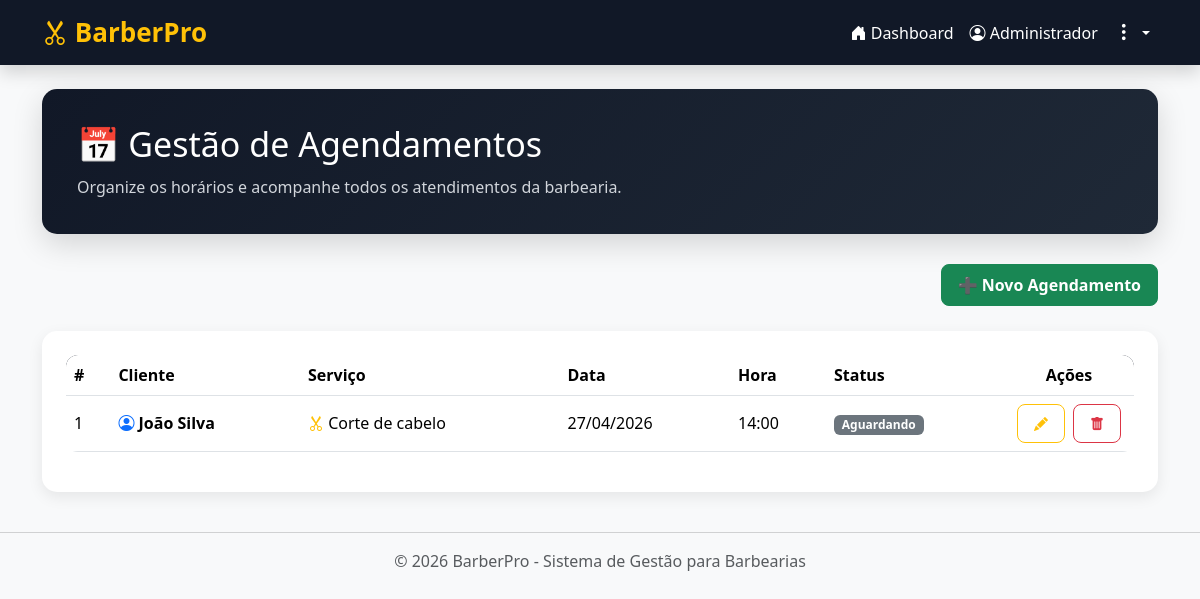
The page /index.php?controller=appointments (signed in) on the database its author committed.
### tables this page shows
CREATE TABLE IF NOT EXISTS appointments (
    id INT AUTO_INCREMENT PRIMARY KEY,
    client_id INT NOT NULL,
    service_id INT NOT NULL,
    appointment_date DATE NOT NULL,
    appointment_time TIME NOT NULL,
    status VARCHAR(30) NOT NULL DEFAULT 'Aguardando',

    CONSTRAINT fk_appointments_clients
        FOREIGN KEY (client_id)
        REFERENCES clients(id)
        ON DELETE CASCADE,

    CONSTRAINT fk_appointments_services
        FOREIGN KEY (service_id)
        REFERENCES services(id)
        ON DELETE CASCADE
);

CREATE TABLE IF NOT EXISTS clients (
    id INT AUTO_INCREMENT PRIMARY KEY,
    name VARCHAR(100) NOT NULL,
    phone VARCHAR(20) NOT NULL,
    email VARCHAR(100) NOT NULL
);

CREATE TABLE IF NOT EXISTS services (
    id INT AUTO_INCREMENT PRIMARY KEY,
    name VARCHAR(100) NOT NULL,
    description TEXT,
    price DECIMAL(10,2) NOT NULL
);

### app/controllers/AppointmentController.php (called while the page is built, shortened)
<?php
require_once 'app/models/Appointment.php';
class AppointmentController
{
    private Appointment $appointmentModel;
    public function __construct()
    {
        $this->appointmentModel = new Appointment();
    }
    public function index(): void
    {
        $appointments = $this->appointmentModel->getAll();
        require 'app/views/appointments/index.php';
    }
}

### config/database.php (called while the page is built)
<?php
class Database
{
    private string $host = "localhost";
    private string $dbname = "appointment_system";
    private string $user = "root";
    private string $password = "";
    public function connect(): PDO
    {
        try {
            $connection = new PDO(
                "mysql:host={$this->host};dbname={$this->dbname};charset=utf8",
                $this->user,
                $this->password
            );
            $connection->setAttribute(PDO::ATTR_ERRMODE, PDO::ERRMODE_EXCEPTION);
            $connection->setAttribute(PDO::ATTR_DEFAULT_FETCH_MODE, PDO::FETCH_ASSOC);
            return $connection;
        } catch (PDOException $error) {
            die("Database connection error: " . $error->getMessage());
        }
    }
}

### app/models/Appointment.php (called while the page is built, shortened)
<?php
require_once 'config/database.php';
class Appointment
{
    private PDO $connection;
    public function __construct()
    {
        $database = new Database();
        $this->connection = $database->connect();
    }
    public function getAll(): array
    {
        $sql = "
            SELECT
                appointments.id,
                appointments.appointment_date,
                appointments.appointment_time,
                appointments.status,
                clients.name AS client_name,
                services.name AS service_name
            FROM appointments
            INNER JOIN clients ON clients.id = appointments.client_id
            INNER JOIN services ON services.id = appointments.service_id
            ORDER BY appointments.appointment_date DESC, appointments.appointment_time DESC
        ";
        return $this->connection->query($sql)->fetchAll();
    }
}

### app/views/appointments/index.php (the view)
<?php require 'app/views/layout/header.php'; ?>
<div class="hero">
    <h2>📅 Gestão de Agendamentos</h2>
    <p>Organize os horários e acompanhe todos os atendimentos da barbearia.</p>
</div>
<div class="page-header justify-content-end">
    <a class="btn btn-success"
       href="index.php?controller=appointments&action=create">
        ➕ Novo Agendamento
    </a>
</div>
<div class="card p-4">
<table class="table table-hover align-middle">
    <thead>
        <tr>
            <th>#</th>
            <th>Cliente</th>
            <th>Serviço</th>
            <th>Data</th>
            <th>Hora</th>
            <th>Status</th>
            <th width="130" class="text-center">Ações</th>
        </tr>
    </thead>
    <tbody>
    <?php foreach ($appointments as $appointment): ?>
        <tr>
            <td><?= htmlspecialchars($appointment['id']); ?></td>
            <td>
                <i class="bi bi-person-circle text-primary"></i>
                <strong><?= htmlspecialchars($appointment['client_name']); ?></strong>
            </td>
            <td>
                <i class="bi bi-scissors text-warning"></i>
                <?= htmlspecialchars($appointment['service_name']); ?>
            </td>
            <td>
                <?= date('d/m/Y', strtotime($appointment['appointment_date'])); ?>
            </td>
            <td>
                <?= substr($appointment['appointment_time'],0,5); ?>
            </td>
            <td>
                <?php
                $status = strtolower($appointment['status']);
                if($status == 'agendado' || $status == 'scheduled'){
                    echo '<span class="badge bg-success">Agendado</span>';
                }elseif($status == 'confirmado'){
                    echo '<span class="badge bg-primary">Confirmado</span>';
                }elseif($status == 'cancelado' || $status == 'cancelled'){
                    echo '<span class="badge bg-danger">Cancelado</span>';
                }elseif($status == 'aguardando'){
                    echo '<span class="badge bg-secondary">Aguardando</span>';
                }else{
                    echo '<span class="badge bg-dark">'.htmlspecialchars($appointment['status']).'</span>';
                }
                ?>
            </td>
            <td class="text-center">
                <div class="d-flex justify-content-center gap-2">
                    <a
                        href="index.php?controller=appointments&action=edit&id=<?= $appointment['id']; ?>"
                        class="btn btn-outline-warning btn-sm"
                        title="Editar">
                        <i class="bi bi-pencil-fill"></i>
                    </a>
                    <a
                        href="index.php?controller=appointments&action=delete&id=<?= $appointment['id']; ?>"
                        class="btn btn-outline-danger btn-sm"
                        title="Excluir"
                        onclick="return confirm('Deseja realmente excluir este agendamento?')">
                        <i class="bi bi-trash-fill"></i>
                    </a>
                </div>
            </td>
        </tr>
    <?php endforeach; ?>
    </tbody>
</table>
</div>
<?php require 'app/views/layout/footer.php'; ?>

### public/css/style.css (style rules this page uses)
* { margin:0; padding:0; box-sizing:border-box; font-family:'Segoe UI',Tahoma,Geneva,Verdana,sans-serif; }
body { background:#f4f6f9; color:#333; }
.hero { background:linear-gradient(135deg,#111827,#1f2937); color:white; border-radius:15px; padding:35px; margin-bottom:30px; box-shadow:0 10px 30px rgba(0,0,0,.15); }
.hero h2 { font-size:34px; margin-bottom:10px; }
.hero p { color:#d1d5db; margin:0; }
.page-header { display:flex; justify-content:space-between; align-items:center; margin-bottom:25px; }
.card { border:none; border-radius:15px; box-shadow:0 5px 15px rgba(0,0,0,.08); }
table { background:#fff; border-radius:12px; overflow:hidden; }
table thead { background:#111827; color:#fff; }
table th { padding:16px; }
table td { padding:15px; vertical-align:middle; }
.btn { border-radius:8px; padding:8px 16px; font-weight:600; }
.btn-success { background:#198754; }

### rows shown on the page
appointments: id "1", client.name "João Silva", service.name "Corte de cabelo", appointment_date "27/04/2026", appointment_time "14:00", status "Aguardando"

### other values the page prints
$_SESSION['user']['name'] "Administrador"
